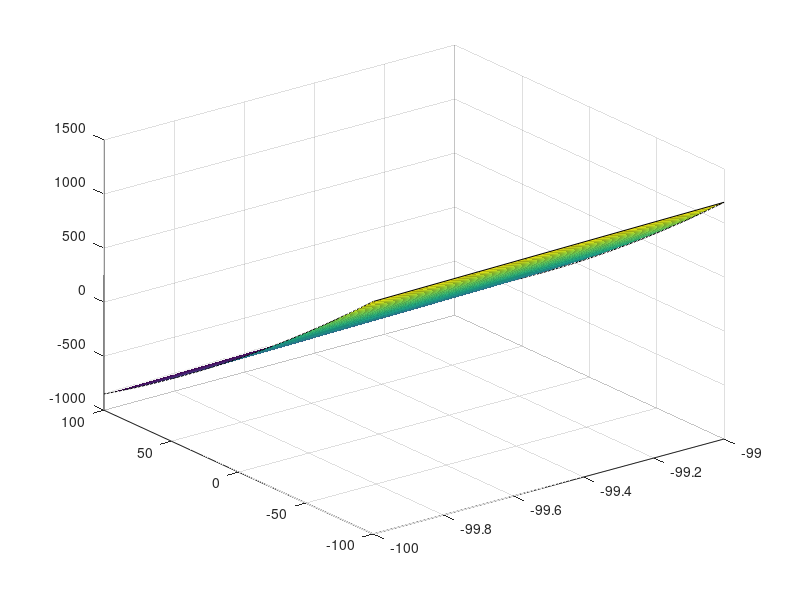

Here is the MATLAB script that generated this plot:
function tobb

x=-100:100;
x=-100:-99;
y=-100:100;
%y=-100:-99;
[X,Y]=meshgrid(x,y);

Z=100*sin(X)+Y.^2/100+X.*Y/10;

surf(X,Y,Z)